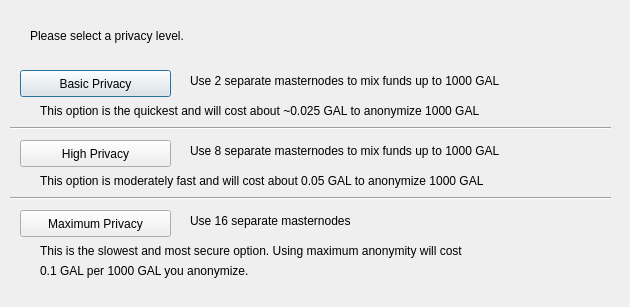
<?xml version="1.0" encoding="UTF-8"?>
<ui version="4.0">
 <class>DarksendConfig</class>
 <widget class="QDialog" name="DarksendConfig">
  <property name="geometry">
   <rect>
    <x>0</x>
    <y>0</y>
    <width>630</width>
    <height>307</height>
   </rect>
  </property>
  <property name="windowTitle">
   <string>Configure Darksend</string>
  </property>
  <widget class="QPushButton" name="buttonBasic">
   <property name="geometry">
    <rect>
     <x>20</x>
     <y>70</y>
     <width>151</width>
     <height>27</height>
    </rect>
   </property>
   <property name="text">
    <string>Basic Privacy</string>
   </property>
  </widget>
  <widget class="QPushButton" name="buttonHigh">
   <property name="geometry">
    <rect>
     <x>20</x>
     <y>140</y>
     <width>151</width>
     <height>27</height>
    </rect>
   </property>
   <property name="text">
    <string>High Privacy</string>
   </property>
  </widget>
  <widget class="QPushButton" name="buttonMax">
   <property name="geometry">
    <rect>
     <x>20</x>
     <y>210</y>
     <width>151</width>
     <height>27</height>
    </rect>
   </property>
   <property name="text">
    <string>Maximum Privacy</string>
   </property>
  </widget>
  <widget class="QLabel" name="label">
   <property name="geometry">
    <rect>
     <x>30</x>
     <y>20</y>
     <width>571</width>
     <height>31</height>
    </rect>
   </property>
   <property name="text">
    <string>Please select a privacy level.</string>
   </property>
  </widget>
  <widget class="QLabel" name="label_2">
   <property name="geometry">
    <rect>
     <x>190</x>
     <y>70</y>
     <width>421</width>
     <height>21</height>
    </rect>
   </property>
   <property name="text">
    <string>Use 2 separate masternodes to mix funds up to 1000 GAL</string>
   </property>
  </widget>
  <widget class="QLabel" name="label_3">
   <property name="geometry">
    <rect>
     <x>190</x>
     <y>140</y>
     <width>411</width>
     <height>21</height>
    </rect>
   </property>
   <property name="text">
    <string>Use 8 separate masternodes to mix funds up to 1000 GAL</string>
   </property>
  </widget>
  <widget class="QLabel" name="label_4">
   <property name="geometry">
    <rect>
     <x>190</x>
     <y>210</y>
     <width>421</width>
     <height>21</height>
    </rect>
   </property>
   <property name="text">
    <string>Use 16 separate masternodes</string>
   </property>
  </widget>
  <widget class="QLabel" name="label_6">
   <property name="geometry">
    <rect>
     <x>40</x>
     <y>100</y>
     <width>561</width>
     <height>21</height>
    </rect>
   </property>
   <property name="text">
    <string>This option is the quickest and will cost about ~0.025 GAL to anonymize 1000 GAL</string>
   </property>
  </widget>
  <widget class="QLabel" name="label_7">
   <property name="geometry">
    <rect>
     <x>40</x>
     <y>170</y>
     <width>561</width>
     <height>21</height>
    </rect>
   </property>
   <property name="text">
    <string>This option is moderately fast and will cost about 0.05 GAL to anonymize 1000 GAL</string>
   </property>
  </widget>
  <widget class="QLabel" name="label_8">
   <property name="geometry">
    <rect>
     <x>40</x>
     <y>240</y>
     <width>561</width>
     <height>21</height>
    </rect>
   </property>
   <property name="text">
    <string>This is the slowest and most secure option. Using maximum anonymity will cost</string>
   </property>
  </widget>
  <widget class="QLabel" name="label_9">
   <property name="geometry">
    <rect>
     <x>40</x>
     <y>260</y>
     <width>561</width>
     <height>21</height>
    </rect>
   </property>
   <property name="text">
    <string>0.1 GAL per 1000 GAL you anonymize.</string>
   </property>
  </widget>
  <widget class="Line" name="line">
   <property name="geometry">
    <rect>
     <x>10</x>
     <y>120</y>
     <width>601</width>
     <height>16</height>
    </rect>
   </property>
   <property name="orientation">
    <enum>Qt::Horizontal</enum>
   </property>
  </widget>
  <widget class="Line" name="line_2">
   <property name="geometry">
    <rect>
     <x>10</x>
     <y>190</y>
     <width>601</width>
     <height>16</height>
    </rect>
   </property>
   <property name="orientation">
    <enum>Qt::Horizontal</enum>
   </property>
  </widget>
 </widget>
 <resources/>
 <connections/>
</ui>
